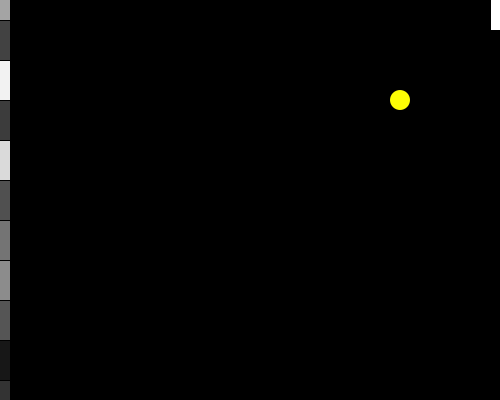
Frame 1 (no input)
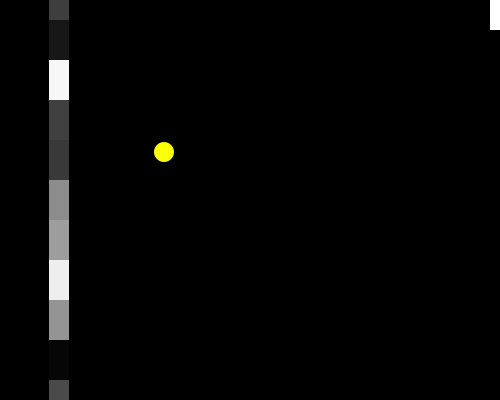
Frame 60 (the mouse pressed at the canvas centre just before this capture)
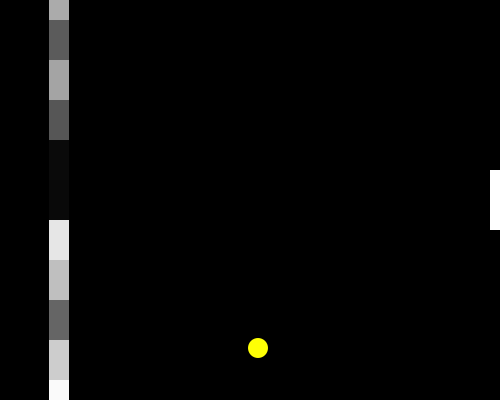
Frame 120 (the mouse held since frame 60 and released just before this capture)

The Processing sketch that drew these frames (run headless with seeded random() and noise(); from frame 60 on, the mouse is pressed at the canvas centre):

// Processing sketch: processing_162651
// ── processing_162651.pde

float posX=400;
float posY=100;
float w=20;
float h=20;
float speedX=4;
float speedY=4;
float ballRadius=10;

float paddX=495;
float paddY;
float paddW=10;
float paddH=60;

int recX=0;

void setup() {
  size(500, 400);
  smooth();
  rectMode(CENTER);
  ellipseMode(CENTER);
}

void draw() {
  background(0);

  //approaching color bar
  for (int recY=0; recY<height+20; recY=recY+40) {
    fill(random(255));
    rect(recX, recY, 20, 40);
  }

  //paddle moving with mouseY
  fill(255);
  paddY=mouseY;
  rect(paddX, paddY, paddW, paddH);

  //bouncing ball
  drawBall();
  moveBall();
  bounceBall();
  
  //game over
  if(recX+10>=width){
    background(0);
    fill(255);
    textSize(50);
    text("YOU LOSE",125,180);
  }

  //let mouse cursor disapear
  if (mouseX<width && mouseX>0 && mouseY<height && mouseY>0) {
    noCursor();
  }
}

void drawBall() {
  fill(254, 255, 5);
  noStroke();
  ellipse( posX, posY, w, h);
}

void moveBall() {
  posX=posX-speedX;
  posY=posY-speedY;
}

void bounceBall() {
  //reverse the direction when hit the bar
  if(posX-10<recX+10){    
    speedX=speedX*-1;
    recX=recX-90;
    background(random(255), random(255), random(255));
  }else{
    recX=recX+1;
  }
  
  //reverse the direction when hit the wall
  if ((posY-ballRadius<0) || (posY+ballRadius>height)) {
    speedY=speedY*-1;
  }


  //ball hits the paddle
  if ((posX+ballRadius>width-paddW)&&(posX+ballRadius<width)&&(posY+ballRadius>paddY-paddH/2)&&(posY-ballRadius<paddY+paddH/2)) {
    speedX=speedX*-1;
  }
}

void mousePressed() {
  posX=470;
  posY=mouseY;
  recX=0;
  speedX=speedX*-1;
} 
